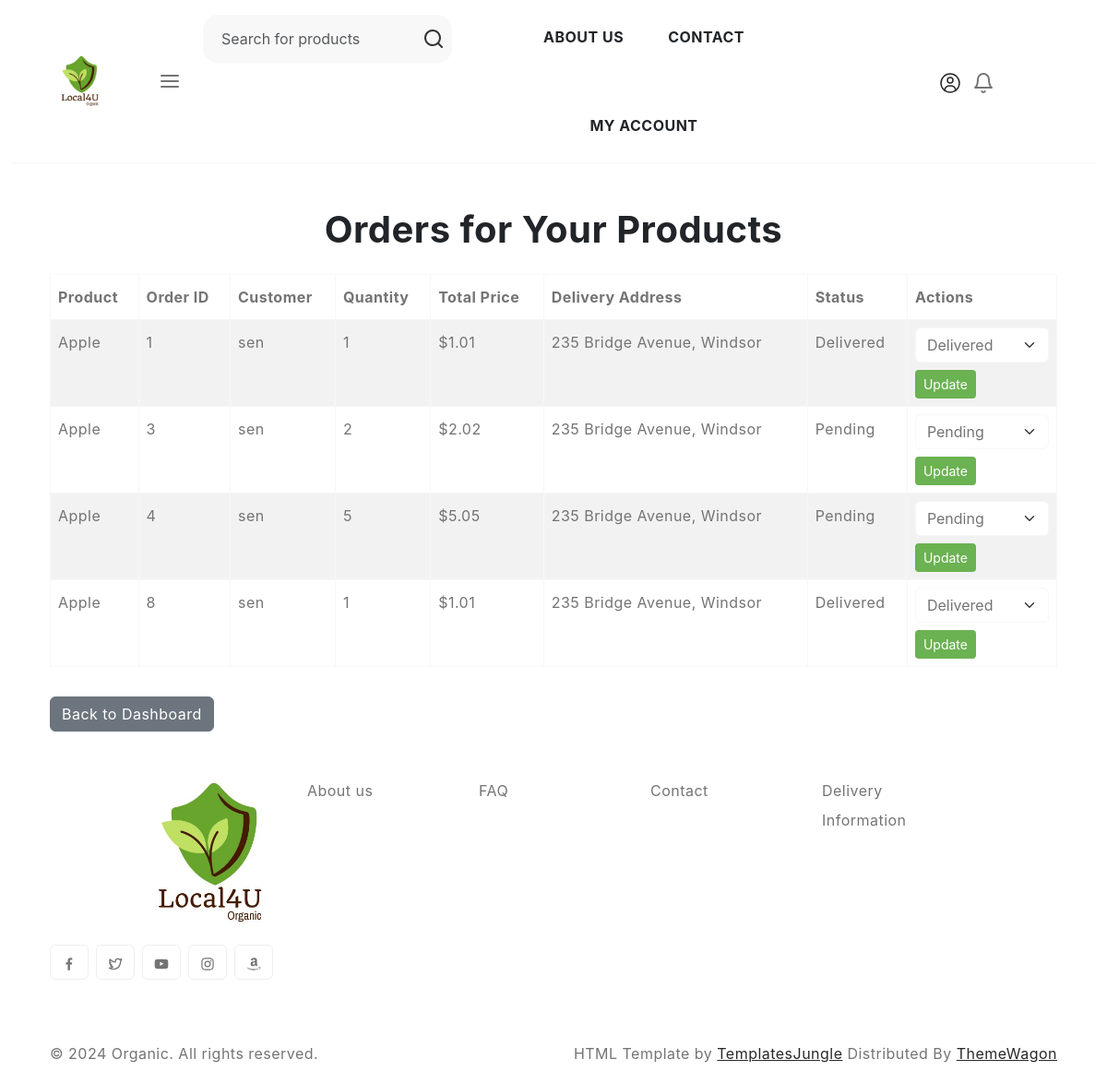
The page /order/farmer/orders/ (signed in) on the database as committed earlier.
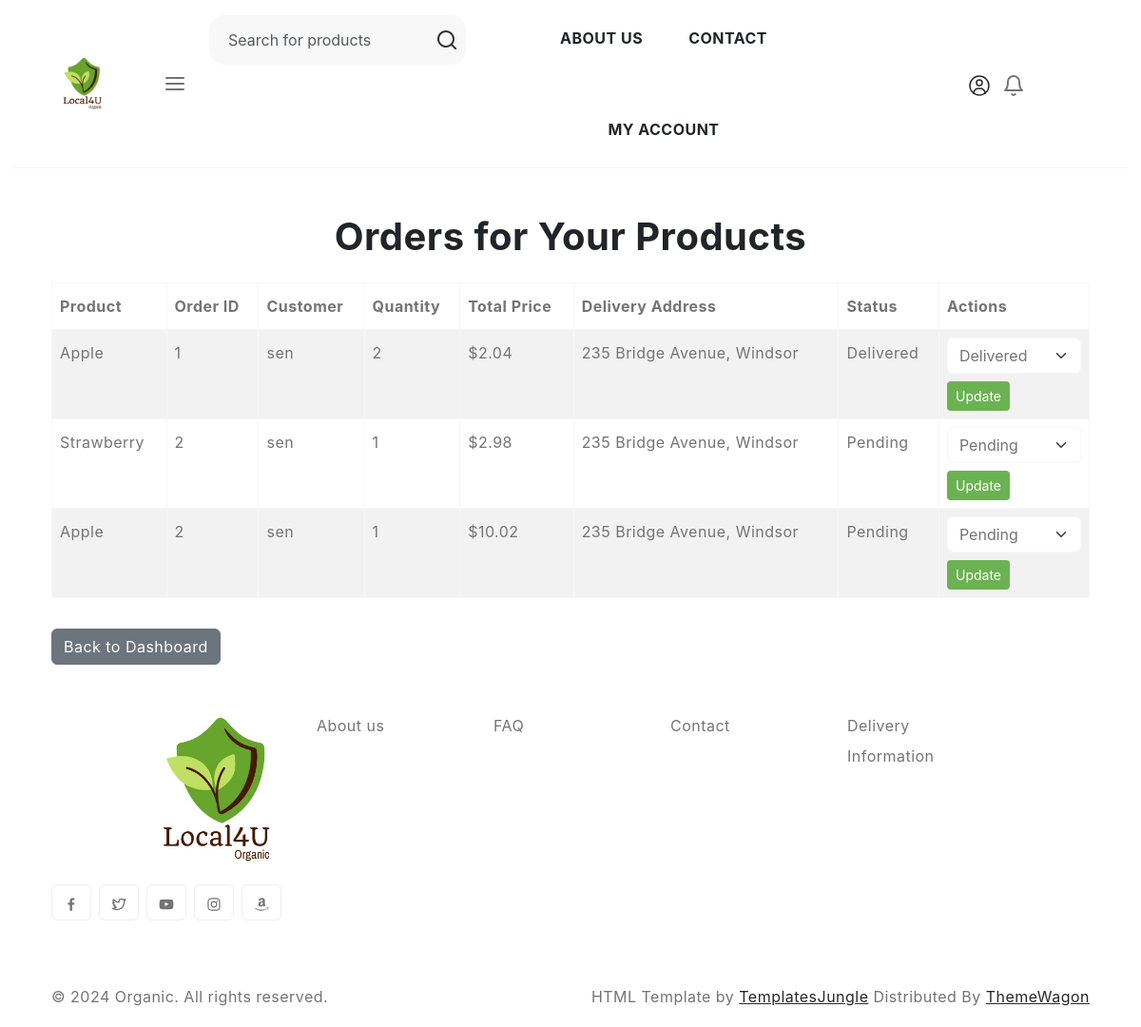
The same page on the database as committed later.
### order/models.py (models this page shows, shortened)
class OrderItem(models.Model):
    STATUS_CHOICES = [
        ('Pending', 'Pending'),
        ('Shipped', 'Shipped'),
        ('Delivered', 'Delivered'),
    ]
    order = models.ForeignKey(Order, on_delete=models.CASCADE, related_name='items')
    product = models.ForeignKey(Product, on_delete=models.CASCADE, null=True, blank=True)
    farmer = models.ForeignKey(Farmer, on_delete=models.CASCADE, null=True, blank=True)
    quantity = models.PositiveIntegerField(null=True, blank=True)
    price = models.DecimalField(max_digits=10, decimal_places=2)  # Price when the order is placed
    status = models.CharField(max_length=20, choices=STATUS_CHOICES, default='Pending')
    def total_price(self):
        return self.price * self.quantity

class Order(models.Model):
    STATUS_CHOICES = [
        ('Pending', 'Pending'),
        ('Fulfilled', 'Fulfilled'),
        ('Delivered', 'Delivered'),
        ('Cancelled', 'Cancelled'),
    ]
    customer = models.ForeignKey(Customer, on_delete=models.CASCADE)
    guest_name = models.CharField(max_length=100, null=True, blank=True)
    guest_email = models.EmailField(null=True, blank=True)
    guest_address = models.TextField(null=True, blank=True)
    status = models.CharField(max_length=20, choices=STATUS_CHOICES, default='Pending')
    delivery_address = models.TextField()
    order_date = models.DateTimeField(auto_now_add=True)

### product/models.py (models this page shows, shortened)
class Product(models.Model):
    name = models.CharField(max_length=200)  # Name of the product
    description = models.TextField()  # Detailed description of the product
    category = models.ForeignKey(Category, on_delete=models.CASCADE)  # Category to which the product belongs
    price = models.DecimalField(max_digits=10, decimal_places=2)  # Original price of the product
    discounted_price = models.DecimalField(max_digits=10, decimal_places=2, null=True, blank=True)  # Discounted price if applicable
    stock = models.PositiveIntegerField()  # Available stock quantity
    farmer = models.ForeignKey(Farmer, on_delete=models.CASCADE)  # Farmer who owns the product
    created_at = models.DateTimeField(auto_now_add=True)  # Timestamp when the product was added
    updated_at = models.DateTimeField(auto_now=True)  # Timestamp when the product was last updated
    image = models.ImageField(upload_to='product_images/', null=True, blank=True)  # Optional product image

### accounts/models.py (models this page shows, shortened)
class Customer(models.Model):
    user = models.OneToOneField(CustomUser, on_delete=models.CASCADE)

class CustomUser(AbstractUser):
    USER_TYPES = (
        ('farmer', 'Farmer'),
        ('customer', 'Customer'),
    )
    full_name = models.CharField(max_length=100, blank=True)
    address = models.CharField(max_length=255)
    contact_number = models.CharField(max_length=15)
    user_type = models.CharField(max_length=10, choices=USER_TYPES)
    profile_picture = models.ImageField(upload_to='static/profile_pictures/', null=True, blank=True)

### order/views.py (the view)
# urls.py: path('farmer/orders/', views.farmer_orders, name='farmer_orders'),
@login_required
def farmer_orders(request):
    farmer = request.user.farmer
    order_items = OrderItem.objects.filter(farmer=farmer).select_related('order', 'product')
    return render(request, 'farmer_orders.html', {'order_items': order_items})

### accounts/templatetags/notification_tags.py (called while the page is built)
@register.filter
def unread_notifications(user):
    if user.is_authenticated:
        return user.notifications.filter(is_read=False).count()
    return 0

### order/context_processors.py (called while the page is built)
def cart_data(request):
    return {"cart": request.session.get("cart", {})}

### order/templatetags/cart_filters.py (called while the page is built)
@register.filter
def sum_cart_total(cart_items):
    total = 0
    for item in cart_items:
        total += float(item['price']) * item['quantity']
    return total

@register.filter
def is_not_farmer_or_admin(user):
    return user.is_authenticated and user.user_type not in ['farmer', 'admin']

### product/context_processors.py (called while the page is built)
def category_menu(request):
    categories = Category.objects.all()
    return {'categories': categories}

### templates/farmer_orders.html (shortened to what this page needs)
{% extends 'base.html' %}
{% load static %}
{% block body_block %}
<div class="container mt-5">
    <h1 class="text-center">Orders for Your Products</h1>
    <div class="mt-4">
        {% if order_items %}
            <table class="table table-striped table-bordered">
                <thead>
                    <tr>
                        <th>Product</th>
                        <th>Order ID</th>
                        <th>Customer</th>
                        <th>Quantity</th>
                        <th>Total Price</th>
                        <th>Delivery Address</th>
                        <th>Status</th>
                        <th>Actions</th>
                    </tr>
                </thead>
                <tbody>
                    {% for item in order_items %}
                        <tr>
                            <td>{{ item.product.name }}</td>
                            <td>{{ item.order.id }}</td>
                            <td>{{ item.order.customer.user.username }}</td>
                            <td>{{ item.quantity }}</td>
                            <td>${{ item.total_price }}</td>
                            <td>{{ item.order.delivery_address }}</td>
                            <td>{{ item.status }}</td>
                            <td>
                                <form method="POST" action="{% url 'update_order_item_status' item.id %}">
                                    <select name="status" class="form-select">
                                        <option value="Pending" {% if item.status == 'Pending' %}selected{% endif %}>Pending</option>
                                        <option value="Delivered" {% if item.status == 'Delivered' %}selected{% endif %}>Delivered</option>
                                    </select>
                                    <button type="submit" class="btn btn-primary btn-sm mt-2">Update</button>
                                </form>
                            </td>
                        </tr>
                    {% endfor %}
                </tbody>
            </table>
        {% else %}
            <p class="text-center">No orders found for your products.</p>
        {% endif %}
        <a href="{% url 'farmer_dashboard' %}" class="btn btn-secondary mt-3">Back to Dashboard</a>
    </div>
</div>
{% endblock %}

Rows that differ between the two databases and show on the page:
removed OrderItem: product.name "Apple", order.id "3", order.customer.user.username "sen", quantity "2", total_price "2.02", order.delivery_address "235 Bridge Avenue, Windsor", status "Pending"
removed OrderItem: product.name "Apple", order.id "4", order.customer.user.username "sen", quantity "5", total_price "5.05", order.delivery_address "235 Bridge Avenue, Windsor", status "Pending"
removed OrderItem: product.name "Apple", order.id "8", order.customer.user.username "sen", quantity "1", total_price "1.01", order.delivery_address "235 Bridge Avenue, Windsor", status "Delivered"
changed OrderItem "Delivered": quantity "1" → "2"; total_price "1.01" → "2.04"
now on this page (row edited): OrderItem: product.name "Strawberry", order.id "2", order.customer.user.username "sen", quantity "1", total_price "2.98", order.delivery_address "235 Bridge Avenue, Windsor", status "Pending"
now on this page (row edited): OrderItem: product.name "Apple", order.id "2", order.customer.user.username "sen", quantity "1", total_price "10.02", order.delivery_address "235 Bridge Avenue, Windsor", status "Pending"
